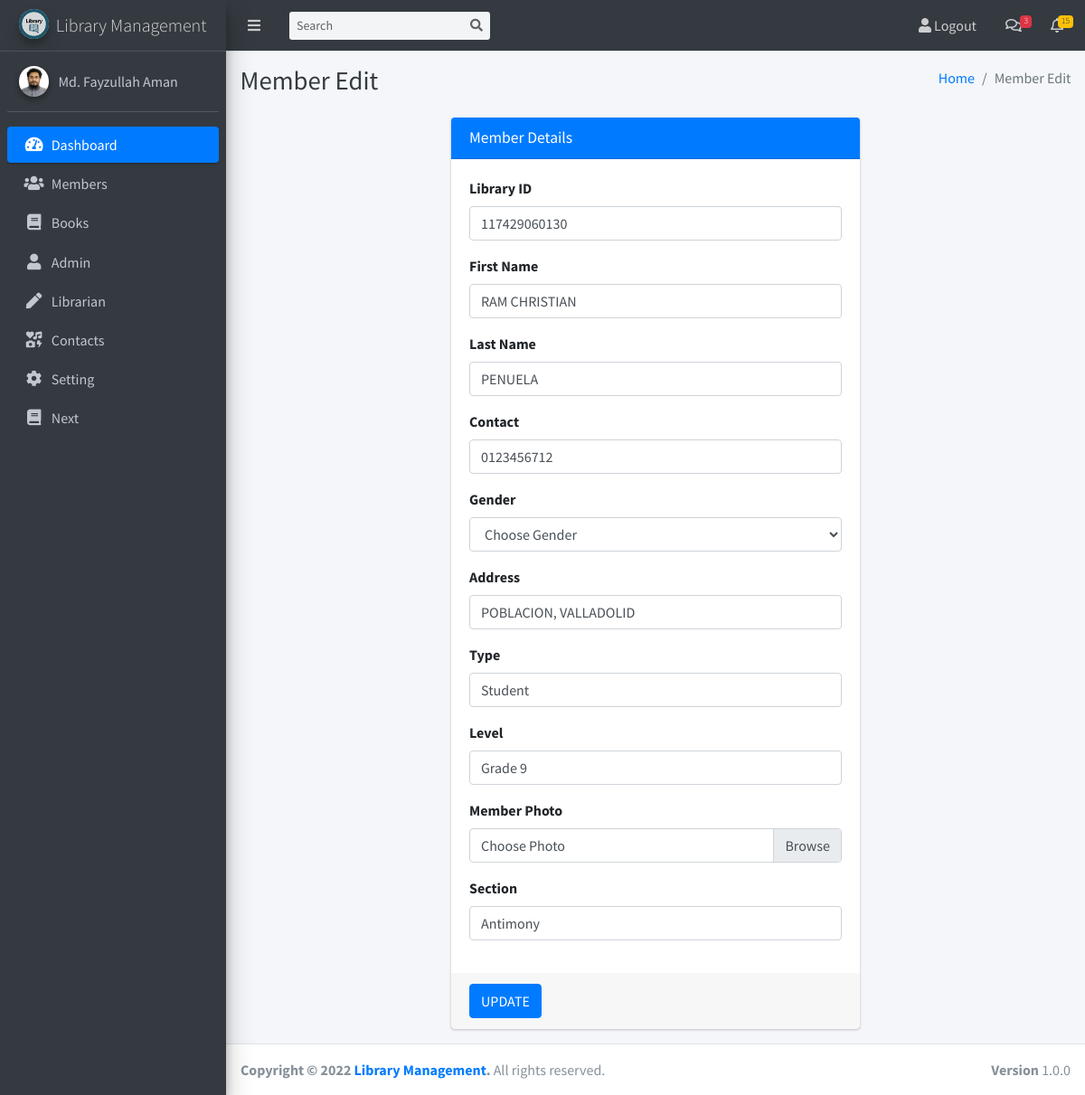
/member_edit.php?id=4, run on the app's committed database.
### tables this page shows
CREATE TABLE `user` (
  `user_id` int(11) NOT NULL,
  `library_number` varchar(100) NOT NULL,
  `firstname` varchar(100) NOT NULL,
  `lastname` varchar(100) NOT NULL,
  `contact` varchar(100) NOT NULL,
  `gender` varchar(100) NOT NULL,
  `address` varchar(100) NOT NULL,
  `type` varchar(100) NOT NULL,
  `level` varchar(100) NOT NULL,
  `section` varchar(100) NOT NULL,
  `user_image` varchar(100) NOT NULL,
  `user_added` timestamp NOT NULL DEFAULT current_timestamp()
);

### member_edit.php (the view, shortened to what this page needs)
<!DOCTYPE html>
<html lang="en">
<head>
  <link rel="stylesheet" href="plugins/fontawesome-free/css/all.min.css">
  <link rel="stylesheet" href="plugins/overlayScrollbars/css/OverlayScrollbars.min.css">
  <link rel="stylesheet" href="dist/css/adminlte.min.css">
</head>
<body class="hold-transition sidebar-mini layout-fixed layout-navbar-fixed layout-footer-fixed">
<div class="wrapper">
  <?php include("includes/top_bar.php")?>
 <?php include("includes/left_side_bar.php"); ?>
  <div class="content-wrapper">
    <div class="content-header">
      <div class="container-fluid">
        <div class="row mb-2">
          <div class="col-sm-6">
            <h1 class="m-0 text-dark">Member Edit</h1>
          </div>
          <div class="col-sm-6">
            <ol class="breadcrumb float-sm-right">
              <li class="breadcrumb-item"><a href="#">Home</a></li>
              <li class="breadcrumb-item active">Member Edit</li>
            </ol>
          </div>
        </div>
      </div>
    </div>
    <section class="content">
      <div class="container-fluid">
        <div class="row justify-content-center">
          <div class="col-md-6">
            <div class="card card-primary">
              <div class="card-header">
                <h3 class="card-title">Member Details</h3>
              </div>
<?php
  include_once("includes/db_config.php");
?>
<?php
   $id = $_GET['id'];
   $result = $db->query("SELECT * FROM user WHERE user_id='$id'");
   $row = $result->fetch_assoc();
?>
              <form role="form" action="" method="post">
                <div class="card-body">
                  <div class="form-group">
                    <label for="library_id">Library ID</label>
                    <input type="text" value="<?php echo $row['library_number']; ?>" name="library_id" class="form-control">
                  </div>
                  <div class="form-group">
                    <label for="fname">First Name</label>
                    <input type="text" value="<?php echo $row['firstname']; ?>" name="fname" class="form-control">
                  </div>
                  <div class="form-group">
                    <label for="lname">Last Name</label>
                    <input type="text" value="<?php echo $row['lastname']; ?>" name="lname" class="form-control">
                  </div>
                  <div class="form-group">
                    <label for="contact">Contact</label>
                    <input type="text" value="<?php echo $row['contact']; ?>" name="contact" class="form-control">
                  </div>
                  <div class="form-group">
                    <label for="gender">Gender</label>
                    <select name="gender" id="inputState" class="form-control">
                        <option selected disabled>Choose Gender</option>
                    </select>
                  </div>
                  <div class="form-group">
                    <label for="addres">Address</label>
                    <input type="text" value="<?php echo $row['address']; ?>" name="address" class="form-control">
                  </div>
                  <div class="form-group">
                    <label for="type">Type</label>
                    <input type="text" value="<?php echo $row['type']; ?>" name="type" class="form-control">
                  </div>
                  <div class="form-group">
                    <label for="level">Level</label>
                    <input type="text" value="<?php echo $row['level']; ?>" name="level" class="form-control">
                  </div>
                  <div class="form-group">
                    <label for="image">Member Photo</label>
                    <div class="input-group">
                      <div class="custom-file">
                        <label class="custom-file-label" for="exampleInputFile">Choose Photo</label>
                      </div>
                    </div>
                  </div>
                  <div class="form-group">
                    <label for="section">Section</label>
                    <input type="text" value="<?php echo $row['section']; ?>" name="section" class="form-control">
                  </div>
                </div>
                <div class="card-footer">
                <button type="submit" name="update" class="btn btn-primary">UPDATE</button>
                </div>
              </form>
            </div>
          </div>
        </div>
      </div>
    </section>
  </div>
<?php include("includes/footer.php"); ?>
</div>
</body>
</html>

### data on the page
user: library_id "117429060130", fname "RAM CHRISTIAN", lname "PENUELA", contact "0123456712", address "POBLACION, VALLADOLID", type "Student", level "Grade 9", section "Antimony"
